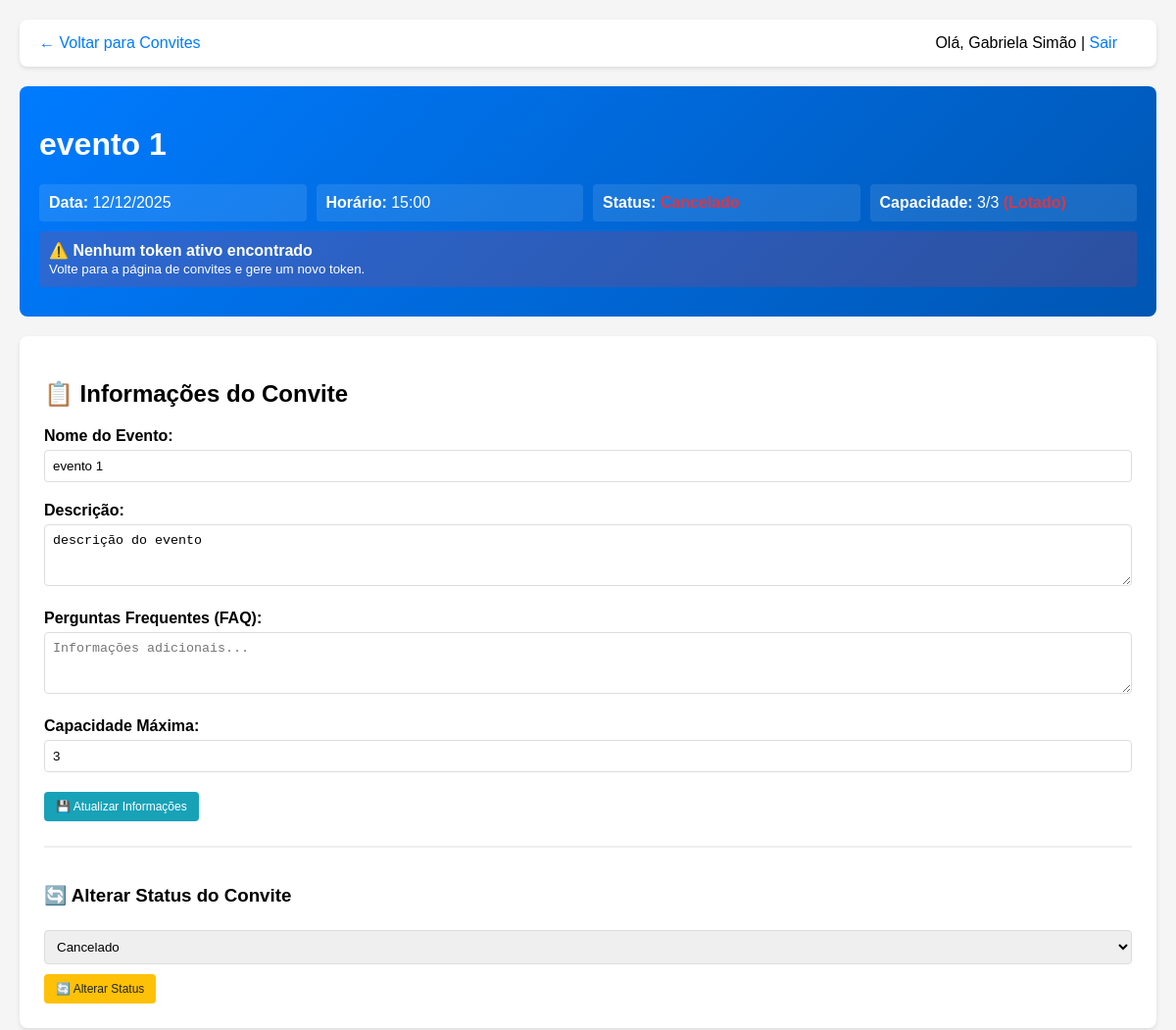
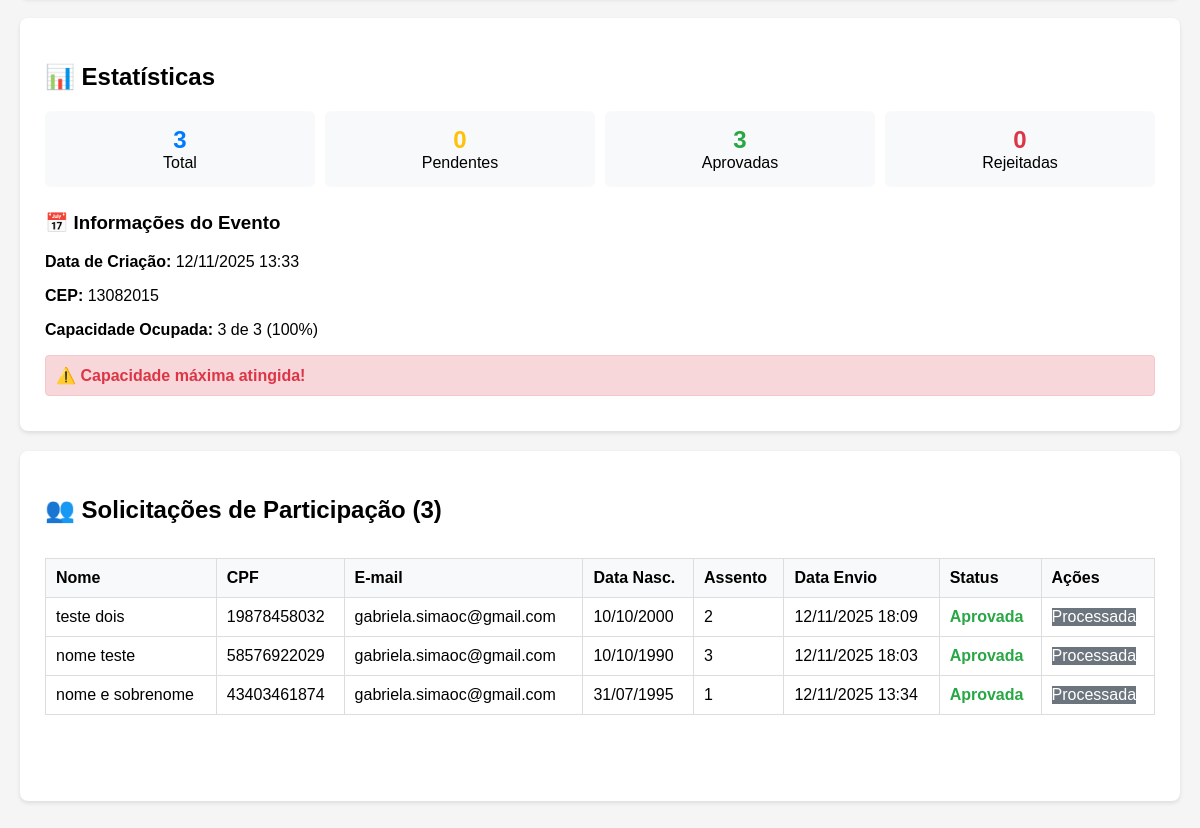
The page /admin_convite_individual.php?id=1 (signed in) on the database its author committed (2 pictures, top to bottom).
### tables this page shows
CREATE TABLE `convite` (
  `ID_Convite` int(11) NOT NULL,
  `ID_Mod` int(11) NOT NULL,
  `nome_evento` varchar(100) NOT NULL,
  `cep` char(8) NOT NULL,
  `endereco_completo` varchar(255) DEFAULT NULL,
  `conv_data_cria` datetime DEFAULT current_timestamp(),
  `descricao` varchar(1000) DEFAULT NULL,
  `data_evento` date NOT NULL,
  `hora_evento` time NOT NULL,
  `num_max` int(11) NOT NULL,
  `idade_minima` int(11) DEFAULT 0,
  `faq` text DEFAULT NULL,
  `nome_imagem` varchar(255) DEFAULT NULL,
  `status` enum('ativo','inativo','cancelado','finalizado') DEFAULT 'ativo'
);

CREATE TABLE `solicitacao` (
  `ID_Solicitacao` int(11) NOT NULL,
  `ID_Convite` int(11) NOT NULL,
  `ID_Token` int(11) DEFAULT NULL,
  `nome_cliente` varchar(100) NOT NULL,
  `cpf_cliente` char(11) NOT NULL,
  `email_cliente` varchar(100) NOT NULL,
  `data_nasc` date NOT NULL,
  `num_polt` int(11) DEFAULT NULL,
  `qr_code` varchar(255) DEFAULT NULL,
  `data_envio_solicitacao` datetime DEFAULT current_timestamp(),
  `status` enum('pendente','aprovada','rejeitada','cancelada') DEFAULT 'pendente',
  `observacoes` text DEFAULT NULL
);

### admin_convite_individual.php (the view, shortened to what this page needs)
<?php
include 'config.php';
$convite_id = isset($_GET['id']) ? intval($_GET['id']) : 0;
$stmt = $pdo->prepare("SELECT * FROM convite WHERE ID_Convite = ? AND ID_Mod = ?");
$stmt->execute([$convite_id, $_SESSION['mod_id']]);
$convite = $stmt->fetch(PDO::FETCH_ASSOC);
$stats_stmt = $pdo->prepare("
    SELECT
        COUNT(*) as total_solicitacoes,
        SUM(CASE WHEN status = 'pendente' THEN 1 ELSE 0 END) as pendentes,
        SUM(CASE WHEN status = 'aprovada' THEN 1 ELSE 0 END) as aprovadas,
        SUM(CASE WHEN status = 'rejeitada' THEN 1 ELSE 0 END) as rejeitadas
    FROM solicitacao
    WHERE ID_Convite = ?
");
$stats_stmt->execute([$convite_id]);
$stats = $stats_stmt->fetch(PDO::FETCH_ASSOC);
$solicitacoes_stmt = $pdo->prepare("
    SELECT s.*
    FROM solicitacao s
    WHERE s.ID_Convite = ?
    ORDER BY s.data_envio_solicitacao DESC
");
$solicitacoes_stmt->execute([$convite_id]);
$solicitacoes = $solicitacoes_stmt->fetchAll(PDO::FETCH_ASSOC);
$token_stmt = $pdo->prepare("SELECT * FROM token WHERE ID_Convite = ? AND status = 'ativo' ORDER BY data_criacao DESC LIMIT 1");
$token_stmt->execute([$convite_id]);
$token = $token_stmt->fetch(PDO::FETCH_ASSOC);
?>
<!DOCTYPE html>
<html lang="pt-BR">
<head>
</head>
<body>
    <div class="container">
        <div class="nav">
            <a href="convite.php">← Voltar para Convites</a>
            <span style="float: right;">
                Olá, <?php echo htmlspecialchars($_SESSION['mod_nome']); ?> |
                <a href="mod_evento.php?logout=true" style="color: #007bff;">Sair</a>
            </span>
        </div>
        <div class="event-header">
            <h1><?php echo htmlspecialchars($convite['nome_evento']); ?></h1>
            <div class="event-info-grid">
                <div class="info-item">
                    <strong>Data:</strong> <?php echo date('d/m/Y', strtotime($convite['data_evento'])); ?>
                </div>
                <div class="info-item">
                    <strong>Horário:</strong> <?php echo substr($convite['hora_evento'], 0, 5); ?>
                </div>
                <div class="info-item">
                    <strong>Status:</strong>
                    <span class="status-<?php echo $convite['status']; ?>">
                    </span>
                </div>
                <div class="info-item">
                    <strong>Capacidade:</strong>
                    <?php echo $stats['aprovadas'] . '/' . $convite['num_max']; ?>
                    <?php if ($stats['aprovadas'] >= $convite['num_max']): ?>
                        <span class="capacity-warning"> (Lotado)</span>
                    <?php endif; ?>
                </div>
            </div>
            <?php if ($token): ?>
                <div class="token-link">
                    <strong>Link de Inscrição:</strong><br>
                    <a href="solicitation.php?token=<?php echo urlencode($token['token_link']); ?>" target="_blank" style="color: white; text-decoration: underline;">
                        <?php echo $token['token_link']; ?>
                    </a>
                    <br>
                    <small>Expira em: <?php echo $token['data_expiracao'] ? date('d/m/Y', strtotime($token['data_expiracao'])) : 'Não definida'; ?></small>
                </div>
            <?php else: ?>
                <div class="token-link" style="background: rgba(220,53,69,0.2);">
                    <strong>⚠️ Nenhum token ativo encontrado</strong><br>
                    <small>Volte para a página de convites e gere um novo token.</small>
                </div>
            <?php endif; ?>
        </div>
        <div class="dashboard">
            <div class="section">
                <h2>📋 Informações do Convite</h2>
                <form method="POST">
                    <div class="form-group">
                        <label><strong>Nome do Evento:</strong></label>
                        <input type="text" name="nome_evento" value="<?php echo htmlspecialchars($convite['nome_evento']); ?>" required>
                    </div>
                    <div class="form-group">
                        <label><strong>Descrição:</strong></label>
                        <textarea name="descricao" rows="3" placeholder="Descrição do evento..."><?php echo htmlspecialchars($convite['descricao'] ?? ''); ?></textarea>
                    </div>
                    <div class="form-group">
                        <label><strong>Perguntas Frequentes (FAQ):</strong></label>
                        <textarea name="faq" rows="3" placeholder="Informações adicionais..."><?php echo htmlspecialchars($convite['faq'] ?? ''); ?></textarea>
                    </div>
                    <div class="form-group">
                        <label><strong>Capacidade Máxima:</strong></label>
                        <input type="number" name="num_max" value="<?php echo $convite['num_max']; ?>" min="1" required>
                    </div>
                    <button type="submit" class="btn-info">💾 Atualizar Informações</button>
                </form>
                <div style="margin-top: 25px; padding-top: 20px; border-top: 2px solid #eee;">
                    <h3>🔄 Alterar Status do Convite</h3>
                    <form method="POST">
                        <select name="novo_status" required style="margin-bottom: 10px;">
                            <option value="cancelado" <?php echo ($convite['status'] == 'cancelado') ? 'selected' : ''; ?>>Cancelado</option>
                        </select>
                        <button type="submit" class="btn-warning">🔄 Alterar Status</button>
                    </form>
                </div>
            </div>
            <div class="section">
                <h2>📊 Estatísticas</h2>
                <div class="stats">
                    <div class="stat-card">
                        <div class="stat-number stat-total"><?php echo $stats['total_solicitacoes']; ?></div>
                        <div>Total</div>
                    </div>
                    <div class="stat-card">
                        <div class="stat-number stat-pendente"><?php echo $stats['pendentes']; ?></div>
                        <div>Pendentes</div>
                    </div>
                    <div class="stat-card">
                        <div class="stat-number stat-aprovada"><?php echo $stats['aprovadas']; ?></div>
                        <div>Aprovadas</div>
                    </div>
                    <div class="stat-card">
                        <div class="stat-number stat-rejeitada"><?php echo $stats['rejeitadas']; ?></div>
                        <div>Rejeitadas</div>
                    </div>
                </div>
                <div style="margin-top: 25px;">
                    <h3>📅 Informações do Evento</h3>
                    <p><strong>Data de Criação:</strong> <?php echo date('d/m/Y H:i', strtotime($convite['conv_data_cria'])); ?></p>
                    <p><strong>CEP:</strong> <?php echo $convite['cep']; ?></p>
                    <p><strong>Capacidade Ocupada:</strong>
                        <?php echo $stats['aprovadas'] . ' de ' . $convite['num_max']; ?>
                        (<?php echo $convite['num_max'] > 0 ? round(($stats['aprovadas'] / $convite['num_max']) * 100, 1) : 0; ?>%)
                    </p>
                    <?php if ($stats['aprovadas'] >= $convite['num_max']): ?>
                        <div class="error" style="margin-top: 10px; padding: 10px;">
                            ⚠️ <strong>Capacidade máxima atingida!</strong>
                        </div>
                    <?php elseif ($stats['aprovadas'] >= ($convite['num_max'] * 0.8)): ?>
                        <div style="color: #ffc107; margin-top: 10px; padding: 10px; background: #fff3cd; border-radius: 4px;">
                            ⚠️ <strong>Capacidade próxima do limite (80%)</strong>
                        </div>
                    <?php endif; ?>
                </div>
            </div>
            <div class="section section-full">
                <h2>👥 Solicitações de Participação (<?php echo count($solicitacoes); ?>)</h2>
                <?php if (count($solicitacoes) > 0): ?>
                    <div style="overflow-x: auto;">
                        <table>
                            <thead>
                                <tr>
                                    <th>Nome</th>
                                    <th>CPF</th>
                                    <th>E-mail</th>
                                    <th>Data Nasc.</th>
                                    <th>Assento</th>
                                    <th>Data Envio</th>
                                    <th>Status</th>
                                    <th>Ações</th>
                                </tr>
                            </thead>
                            <tbody>
                                <?php foreach ($solicitacoes as $solicitacao):
                                    $status_class = 'status-' . $solicitacao['status'];
                                    $capacidade_atingida = $stats['aprovadas'] >= $convite['num_max'];
                                ?>
                                    <tr>
                                        <td><?php echo htmlspecialchars($solicitacao['nome_cliente']); ?></td>
                                        <td><?php echo htmlspecialchars($solicitacao['cpf_cliente']); ?></td>
                                        <td><?php echo htmlspecialchars($solicitacao['email_cliente']); ?></td>
                                        <td><?php echo $solicitacao['data_nasc'] ? date('d/m/Y', strtotime($solicitacao['data_nasc'])) : 'N/A'; ?></td>
                                        <td><?php echo $solicitacao['num_polt'] ? $solicitacao['num_polt'] : 'N/A'; ?></td>
                                        <td><?php echo date('d/m/Y H:i', strtotime($solicitacao['data_envio_solicitacao'])); ?></td>
                                        <td>
                                            <span class="<?php echo $status_class; ?>">
                                                <?php echo ucfirst($solicitacao['status']); ?>
                                            </span>
                                        </td>
                                        <td>
                                            <div class="action-buttons">
                                                <?php if ($solicitacao['status'] == 'pendente'): ?>
                                                    <form method="POST" style="display: inline;">
                                                        <input type="hidden" name="aprovar_solicitacao" value="1">
                                                        <input type="hidden" name="id_solicitacao" value="<?php echo $solicitacao['ID_Solicitacao']; ?>">
                                                        <button type="submit" class="btn-success"
                                                            <?php echo $capacidade_atingida ? 'disabled title="Capacidade máxima atingida"' : 'title="Aprovar Solicitação"'; ?>>
                                                            ✅ Aprovar
                                                        </button>
                                                    </form>
                                                    <form method="POST" style="display: inline;">
                                                        <input type="hidden" name="rejeitar_solicitacao" value="1">
                                                        <input type="hidden" name="id_solicitacao" value="<?php echo $solicitacao['ID_Solicitacao']; ?>">
                                                        <button type="submit" class="btn-danger" title="Rejeitar Solicitação">
                                                            ❌ Rejeitar
                                                        </button>
                                                    </form>
                                                <?php else: ?>
                                                    <span class="btn-secondary">Processada</span>
                                                <?php endif; ?>
                                            </div>
                                        </td>
                                    </tr>
                                <?php endforeach; ?>
                            </tbody>
                        </table>
                    </div>
                <?php endif; ?>
            </div>
        </div>
    </div>
</body>
</html>

### admin_convite_individual.php (style rules this page uses)
body { font-family: Arial, sans-serif; margin: 0; padding: 20px; background: #f5f5f5; }
.container { max-width: 1400px; margin: 0 auto; }
.nav { background: white; padding: 15px 20px; border-radius: 8px; margin-bottom: 20px; box-shadow: 0 2px 4px rgba(0,0,0,0.1); }
.nav a { margin-right: 20px; text-decoration: none; color: #007bff; font-weight: 500; }
.dashboard { display: grid; grid-template-columns: 1fr 1fr; gap: 20px; margin-bottom: 20px; }
.section { background: white; padding: 25px; border-radius: 8px; box-shadow: 0 2px 4px rgba(0,0,0,0.1); min-height: 300px; }
.section-full { grid-column: 1 / -1; }
.stats { display: grid; grid-template-columns: repeat(auto-fit, minmax(120px, 1fr)); gap: 10px; margin-bottom: 20px; }
.stat-card { background: #f8f9fa; padding: 15px; border-radius: 6px; text-align: center; }
.stat-number { font-size: 1.5em; font-weight: bold; }
.stat-pendente { color: #ffc107; }
.stat-aprovada { color: #28a745; }
.stat-rejeitada { color: #dc3545; }
.stat-total { color: #007bff; }
.event-header { background: linear-gradient(135deg, #007bff, #0056b3); color: white; padding: 20px; border-radius: 8px; margin-bottom: 20px; }
.event-info-grid { display: grid; grid-template-columns: repeat(auto-fit, minmax(200px, 1fr)); gap: 10px; margin-top: 15px; }
.info-item { background: rgba(255,255,255,0.1); padding: 10px; border-radius: 4px; }
table { width: 100%; border-collapse: collapse; margin-top: 15px; }
th, td { border: 1px solid #ddd; padding: 10px; text-align: left; }
th { background-color: #f8f9fa; font-weight: 600; }
.status-aprovada { color: #28a745; font-weight: bold; }
.status-cancelado { color: #dc3545; font-weight: bold; }
.error { color: #dc3545; margin: 10px 0; padding: 10px; background: #f8d7da; border: 1px solid #f5c6cb; border-radius: 4px; }
.action-buttons { display: flex; gap: 5px; flex-wrap: wrap; }
button, .btn { padding: 8px 12px; border: none; border-radius: 4px; cursor: pointer; text-decoration: none; display: inline-block; font-size: 12px; }
.btn-warning { background: #ffc107; color: #212529; }
.btn-info { background: #17a2b8; color: white; }
.btn-secondary { background: #6c757d; color: white; }
input, textarea, select { width: 100%; padding: 8px; margin: 5px 0; border: 1px solid #ddd; border-radius: 4px; box-sizing: border-box; }
.form-group { margin-bottom: 15px; }
.capacity-warning { color: #dc3545; font-weight: bold; }
.token-link { word-break: break-all; background: rgba(255,255,255,0.2); padding: 10px; border-radius: 4px; margin: 10px 0; }
@media (max-width: 1200px) { .dashboard { grid-template-columns: 1fr; } }

### rows shown on the page
convite: nome_evento "evento 1", data_evento "12/12/2025", hora_evento "15:00", num_max "3", descricao "descrição do evento", novo_status "Cancelado", conv_data_cria "12/11/2025 13:33", cep "13082015"
solicitacao: nome_cliente "teste dois", cpf_cliente "19878458032", email_cliente "gabriela.simaoc@gmail.com", data_nasc "10/10/2000", num_polt "2", data_envio_solicitacao "12/11/2025 18:09", status "Aprovada", shows "Processada"
solicitacao: nome_cliente "nome teste", cpf_cliente "58576922029", email_cliente "gabriela.simaoc@gmail.com", data_nasc "10/10/1990", num_polt "3", data_envio_solicitacao "12/11/2025 18:03", status "Aprovada", shows "Processada"
solicitacao: nome_cliente "nome e sobrenome", cpf_cliente "43403461874", email_cliente "gabriela.simaoc@gmail.com", data_nasc "31/07/1995", num_polt "1", data_envio_solicitacao "12/11/2025 13:34", status "Aprovada", shows "Processada"

### other values the page prints
$_SESSION['mod_nome'] "Gabriela Simão"
$stats['aprovadas'] "3"
$stats['total_solicitacoes'] "3"
$stats['pendentes'] "0"
$stats['rejeitadas'] "0"
count($solicitacoes) "3"
